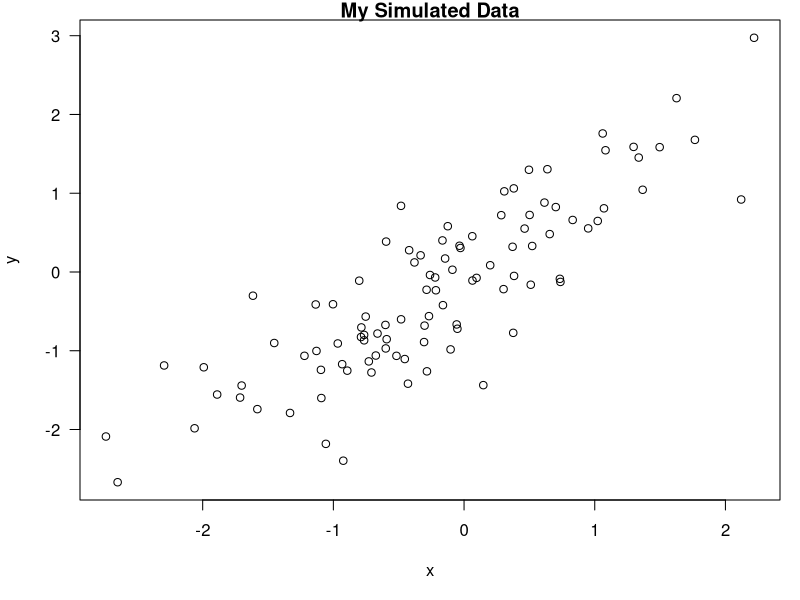

This chart was generated by the following R code:
## ---- chunk 1
library(knitr)
opts_chunk$set(echo = FALSE, results = "hide")
## ---- chunk 2
x <- rnorm(100); y <- x + rnorm(100, sd = 0.5)
## ---- chunk 3
par(mar=c(5, 4, 1, 1), las=1)
plot(x, y, main="My Simulated Data")
